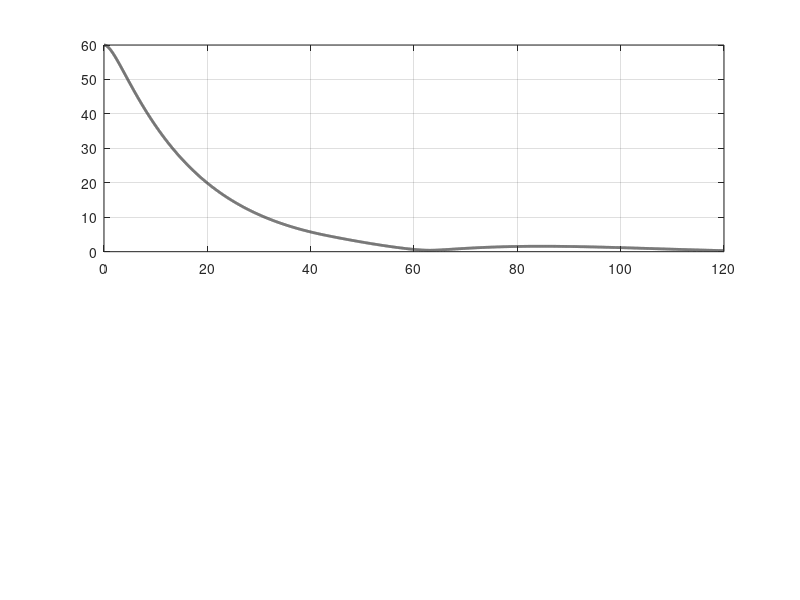

This figure's MATLAB source: (Note: this script raises an error after producing the figure.)
function reaction_wheel_adcs()
% REACTION_WHEEL_ADCS  Quaternion-feedback attitude control of a rigid
% spacecraft with three reaction wheels.
%
%   Personal project (Ali Murtaza). A rigid satellite performs a large-
%   angle (60 deg) rest-to-rest eigenaxis slew under quaternion-feedback
%   PID control. Control torque is realised by three body-axis reaction
%   wheels with torque and momentum limits; a small constant external
%   disturbance drives a secular wheel-momentum build-up, illustrating
%   why momentum management (desaturation) is needed.
%
%   Quaternion convention: q = [q1 q2 q3 q4], q4 scalar. No toolboxes
%   required.

clc; close all;
here = fileparts(mfilename('fullpath'));
outdir = fullfile(here, '..', 'assets');
if ~exist(outdir,'dir'); mkdir(outdir); end

%% ------------------------------------------------------------- Plant
J  = diag([10, 12, 8]);                 % spacecraft inertia [kg m^2]
Jinv = inv(J);
u_max = 0.5;                            % per-wheel torque limit [N m]
h_max = 5.0;                            % per-wheel momentum limit [N m s]
tau_d = [5e-3; -2e-3; 1e-3];           % constant external disturbance [N m]

%% -------------------------------------------------------- Controller
% Quaternion PID:  u = Kp*qe_vec + Ki*int(qe_vec) - Kd*omega
% The integral term cancels the steady-state pointing bias produced by the
% constant external disturbance (pure PD would leave Kp*qe = -tau_d offset).
Kp = 0.80; Ki = 0.040; Kd = 7.2;       % well-damped: monotonic slew, no overshoot
ei = [0;0;0]; ei_lim = 0.5;            % integral state + anti-windup clamp
i_gate = deg2rad(5);                    % conditional integration band

%% ---------------------------------------------------------- Scenario
dt = 0.02; T = 120; t = (0:dt:T).'; N = numel(t);
n_eig = [1;1;1]/sqrt(3);                % slew eigenaxis
ang   = deg2rad(60);                    % slew angle
q_cmd = [n_eig*sin(ang/2); cos(ang/2)];% commanded attitude

q = [0;0;0;1];                         % initial attitude (identity)
w = [0;0;0];                           % initial body rate
h = [0;0;0];                           % wheel momenta

Q=zeros(N,4); W=zeros(N,3); H=zeros(N,3); U=zeros(N,3); ERR=zeros(N,1);

for k = 1:N
    % --- Attitude error (current -> commanded)
    qe = quatmul(quatconj(q), q_cmd);
    if qe(4) < 0; qe = -qe; end          % shortest path
    ERR(k) = 2*acos( min(1,abs(qe(4))) );% eigenaxis error angle [rad]

    % --- Control law (PID) with conditional integration (anti-windup):
    %     the integrator only acts once the slew is nearly complete, so it
    %     never winds up during the large-angle transient.
    if ERR(k) < i_gate
        ei = ei + qe(1:3)*dt;
        ei = max(min(ei, ei_lim), -ei_lim);
    end
    u = Kp*qe(1:3) + Ki*ei - Kd*w;       % drives qe_vec -> 0
    u = max(min(u, u_max), -u_max);
    % wheel momentum saturation: if a wheel is saturated, clip its torque
    for i=1:3
        if (h(i)>=h_max && -u(i)>0) || (h(i)<=-h_max && -u(i)<0)
            u(i)=0;
        end
    end

    % --- Log
    Q(k,:)=q.'; W(k,:)=w.'; H(k,:)=h.'; U(k,:)=u.';

    % --- Dynamics: J*wdot = -w x (J*w + h) + u + tau_d ;  hdot = -u
    f = @(qq,ww,hh) deal( 0.5*qmatrix(ww)*qq, ...
                          Jinv*(-cross(ww, J*ww + hh) + u + tau_d), ...
                          -u );
    [qd1,wd1,hd1]=f(q,w,h);
    [qd2,wd2,hd2]=f(q+0.5*dt*qd1, w+0.5*dt*wd1, h+0.5*dt*hd1);
    [qd3,wd3,hd3]=f(q+0.5*dt*qd2, w+0.5*dt*wd2, h+0.5*dt*hd2);
    [qd4,wd4,hd4]=f(q+dt*qd3,     w+dt*wd3,     h+dt*hd3);
    q = q + (dt/6)*(qd1+2*qd2+2*qd3+qd4); q = q/norm(q);
    w = w + (dt/6)*(wd1+2*wd2+2*wd3+wd4);
    h = h + (dt/6)*(hd1+2*hd2+2*hd3+hd4);
end

%% --------------------------------------------------------- Metrics
errd = rad2deg(ERR);
first_below = find(errd<1, 1, 'first');
max_post = max(errd(first_below:end));
fprintf('\n=== Reaction-Wheel Satellite ADCS ===\n');
fprintf('  Commanded slew:            %.0f deg about [1 1 1]/sqrt(3)\n', rad2deg(ang));
fprintf('  Slew settling (first <1 deg):  %.1f s\n', t(first_below));
fprintf('  Max post-slew excursion:       %.2f deg (disturbance transient)\n', max_post);
fprintf('  Final pointing error:          %.3f deg\n', errd(end));
fprintf('  Peak body rate:            %.2f deg/s\n', max(rad2deg(vecnorm(W,2,2))));
fprintf('  Wheel momentum at T:       [%.2f %.2f %.2f] N m s (limit %.1f)\n', H(end,:), h_max);
fprintf('  Secular momentum rate:     ~%.1e N m s / s (from %.0e N m disturbance)\n', ...
        norm(H(end,:)-H(round(N/2),:))/(T/2), norm(tau_d));

%% --------------------------------------------------------------- Plots
co=[.85 .1 .1; .1 .45 .85; .1 .65 .30];

f1=figure('Color','w','Position',[80 80 920 640]);
subplot(2,1,1); hold on; grid on; box on;
plot(t,errd,'Color',[.2 .2 .2],'LineWidth',2);
yline(1,'--k'); xlabel('time [s]'); ylabel('eigenaxis error [deg]');
title('Large-angle slew: attitude error to commanded 60 deg','FontWeight','bold');
legend('pointing error','1 deg threshold','Location','northeast');
subplot(2,1,2); hold on; grid on; box on;
for i=1:3; plot(t,rad2deg(W(:,i)),'Color',co(i,:),'LineWidth',1.6); end
xlabel('time [s]'); ylabel('body rate [deg/s]');
title('Body angular rates','FontWeight','bold');
legend('\omega_x','\omega_y','\omega_z','Location','northeast');
exportgraphics(f1, fullfile(outdir,'01_slew_response.png'),'Resolution',200);

f2=figure('Color','w','Position',[80 80 920 420]); hold on; grid on; box on;
plot(t,Q(:,1),'Color',co(1,:),'LineWidth',1.5);
plot(t,Q(:,2),'Color',co(2,:),'LineWidth',1.5);
plot(t,Q(:,3),'Color',co(3,:),'LineWidth',1.5);
plot(t,Q(:,4),'Color',[.2 .2 .2],'LineWidth',1.5);
yline(q_cmd(1),':','Color',co(1,:)); yline(q_cmd(4),':','Color',[.2 .2 .2]);
xlabel('time [s]'); ylabel('quaternion');
title('Attitude quaternion converging to command','FontWeight','bold');
legend('q_1','q_2','q_3','q_4','Location','east'); xlim([0 T]);
exportgraphics(f2, fullfile(outdir,'02_quaternion.png'),'Resolution',200);

f3=figure('Color','w','Position',[80 80 920 640]);
subplot(2,1,1); hold on; grid on; box on;
for i=1:3; plot(t,H(:,i),'Color',co(i,:),'LineWidth',1.6); end
yline(h_max,'--k'); yline(-h_max,'--k');
ylabel('wheel momentum [N m s]');
title('Reaction-wheel momentum - secular build-up under disturbance','FontWeight','bold');
legend('h_x','h_y','h_z','limit','Location','northwest');
subplot(2,1,2); hold on; grid on; box on;
for i=1:3; plot(t,U(:,i),'Color',co(i,:),'LineWidth',1.4); end
yline(u_max,':k'); yline(-u_max,':k');
xlabel('time [s]'); ylabel('wheel torque [N m]');
title('Commanded wheel torques (with saturation)','FontWeight','bold');
legend('u_x','u_y','u_z','Location','northeast');
exportgraphics(f3, fullfile(outdir,'03_wheel_momentum.png'),'Resolution',200);

save(fullfile(outdir,'adcs_results.mat'),'t','Q','W','H','U','ERR','q_cmd');
fprintf('\nFigures and results written to %s\n', outdir);

% Export quaternion trajectory (decimated) for the web 3D viewer
dec = 1:5:N;
writematrix([t(dec) Q(dec,:)], fullfile(outdir,'adcs_quaternion.csv'));
end

% --------------------------------------------------------------- locals
function r = quatmul(a,b)   % Hamilton product, scalar-last
av=a(1:3); bv=b(1:3); as=a(4); bs=b(4);
r=[as*bv + bs*av + cross(av,bv); as*bs - dot(av,bv)];
end
function c = quatconj(q); c=[-q(1:3); q(4)]; end
function M = qmatrix(w)     % qdot = 0.5*M*q for body rate w (scalar-last)
M=[ 0     w(3) -w(2) w(1);
   -w(3)  0     w(1) w(2);
    w(2) -w(1)  0    w(3);
   -w(1) -w(2) -w(3) 0   ];
end
